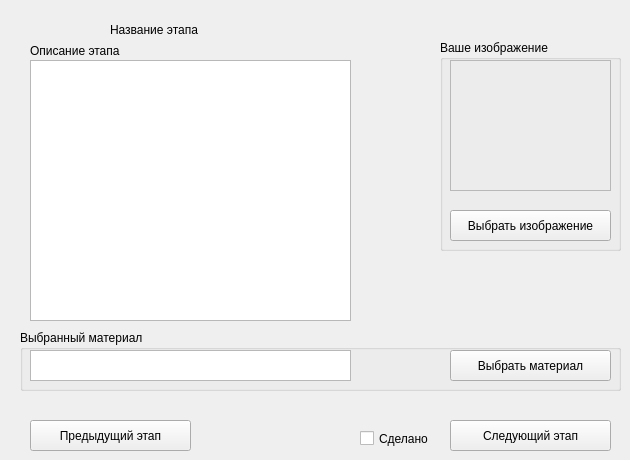
      <widget class="QWidget" name="tab_6">
       <attribute name="title">
        <string>5</string>
       </attribute>
       <widget class="QTextEdit" name="textEdit_12">
        <property name="geometry">
         <rect>
          <x>30</x>
          <y>60</y>
          <width>321</width>
          <height>261</height>
         </rect>
        </property>
       </widget>
       <widget class="QPushButton" name="pushButton_26">
        <property name="geometry">
         <rect>
          <x>450</x>
          <y>420</y>
          <width>161</width>
          <height>31</height>
         </rect>
        </property>
        <property name="text">
         <string>Следующий этап</string>
        </property>
       </widget>
       <widget class="QCheckBox" name="checkBox_6">
        <property name="geometry">
         <rect>
          <x>360</x>
          <y>430</y>
          <width>70</width>
          <height>17</height>
         </rect>
        </property>
        <property name="toolTip">
         <string>Если вы уже сделали этот шаг, отметьте &quot;Сделано&quot;</string>
        </property>
        <property name="text">
         <string>Сделано</string>
        </property>
       </widget>
       <widget class="QPushButton" name="pushButton_28">
        <property name="geometry">
         <rect>
          <x>30</x>
          <y>420</y>
          <width>161</width>
          <height>31</height>
         </rect>
        </property>
        <property name="text">
         <string>Предыдущий этап</string>
        </property>
       </widget>
       <widget class="QLabel" name="label_19">
        <property name="geometry">
         <rect>
          <x>110</x>
          <y>4</y>
          <width>421</width>
          <height>51</height>
         </rect>
        </property>
        <property name="text">
         <string>Название этапа</string>
        </property>
        <property name="scaledContents">
         <bool>true</bool>
        </property>
        <property name="wordWrap">
         <bool>true</bool>
        </property>
       </widget>
       <widget class="QGroupBox" name="groupBox_5">
        <property name="geometry">
         <rect>
          <x>20</x>
          <y>330</y>
          <width>601</width>
          <height>61</height>
         </rect>
        </property>
        <property name="title">
         <string>Выбранный материал</string>
        </property>
        <widget class="QTextEdit" name="textEdit_11">
         <property name="geometry">
          <rect>
           <x>10</x>
           <y>20</y>
           <width>321</width>
           <height>31</height>
          </rect>
         </property>
         <property name="readOnly">
          <bool>true</bool>
         </property>
        </widget>
        <widget class="QPushButton" name="pushButton_25">
         <property name="geometry">
          <rect>
           <x>430</x>
           <y>20</y>
           <width>161</width>
           <height>31</height>
          </rect>
         </property>
         <property name="text">
          <string>Выбрать материал</string>
         </property>
        </widget>
       </widget>
       <widget class="QLabel" name="label_26">
        <property name="geometry">
         <rect>
          <x>30</x>
          <y>40</y>
          <width>191</width>
          <height>21</height>
         </rect>
        </property>
        <property name="text">
         <string>Описание этапа</string>
        </property>
       </widget>
       <widget class="QGroupBox" name="groupBox_15">
        <property name="geometry">
         <rect>
          <x>440</x>
          <y>40</y>
          <width>181</width>
          <height>211</height>
         </rect>
        </property>
        <property name="title">
         <string>Ваше изображение</string>
        </property>
        <widget class="QLabel" name="label_8">
         <property name="geometry">
          <rect>
           <x>10</x>
           <y>20</y>
           <width>161</width>
           <height>131</height>
          </rect>
         </property>
         <property name="frameShape">
          <enum>QFrame::StyledPanel</enum>
         </property>
         <property name="text">
          <string/>
         </property>
        </widget>
        <widget class="QPushButton" name="pushButton_27">
         <property name="geometry">
          <rect>
           <x>10</x>
           <y>170</y>
           <width>161</width>
           <height>31</height>
          </rect>
         </property>
         <property name="toolTip">
          <string>Если вы хотите добавить ваше изображение к данному этапу строительства</string>
         </property>
         <property name="text">
          <string>Выбрать изображение</string>
         </property>
        </widget>
       </widget>
      </widget>
